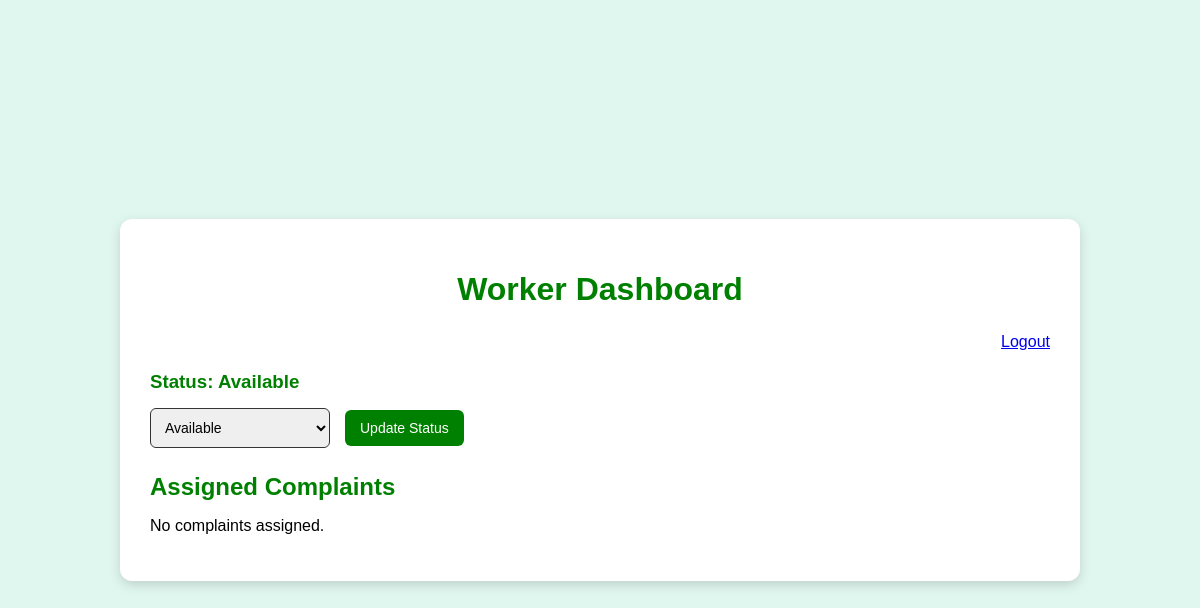
Page /worker-dashboard/ (signed in) on the earlier database version.
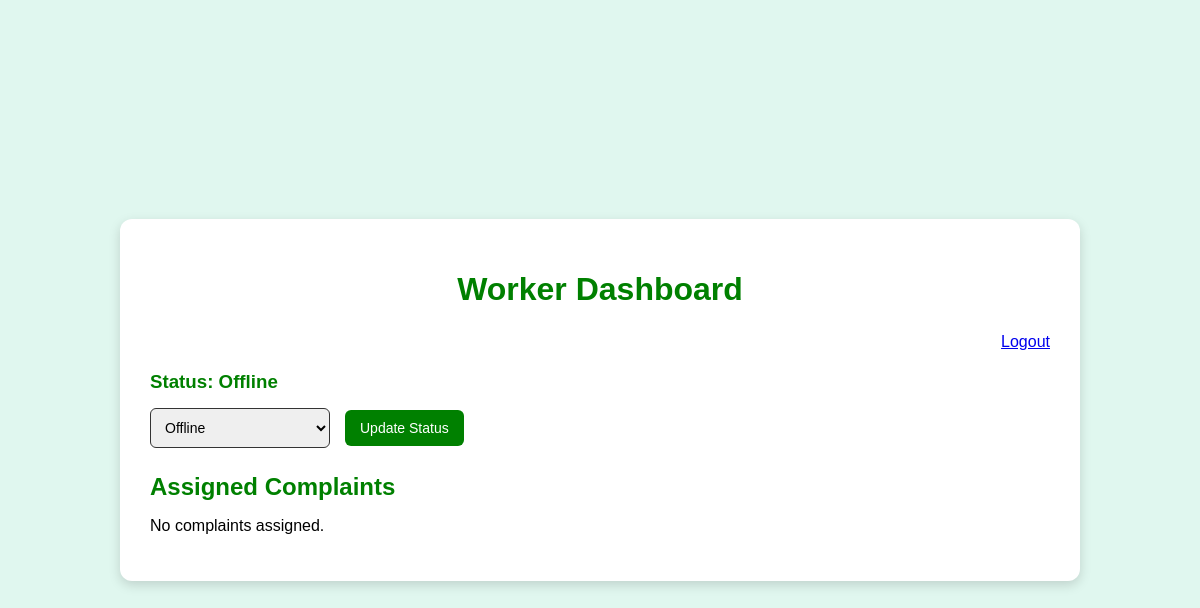
Same page on the later database version.
### fixitnow/models.py (models this page shows, shortened)
class WorkerProfile(models.Model):
    STATUS_CHOICES = (
        ('Available', 'Available'),
        ('Busy', 'Busy'),
        ('Offline', 'Offline'),
    )
    user = models.OneToOneField(CustomUser, on_delete=models.CASCADE, limit_choices_to={'role': 'worker'})
    title = models.CharField(max_length=100)
    status = models.CharField(max_length=20, choices=STATUS_CHOICES, default='Available')

### fixitnow/views.py (the view)
# urls.py: path("worker-dashboard/", views.worker_dashboard, name="worker_dashboard"),
@login_required(login_url="login")
def worker_dashboard(request):
    if request.user.role != 'worker':
        return HttpResponseForbidden("You are not authorized to view this page.")
    profile, created = WorkerProfile.objects.get_or_create(user=request.user)
    if request.method == "POST":
        status = request.POST.get("status")
        if status in ["Available", "Busy", "Offline"]:
            profile.status = status
            profile.save()
    complaints = Complaint.objects.filter(assigned_worker=request.user).order_by('-created_at')
    return render(request, "worker_dashboard.html", {"complaints": complaints, "profile": profile})

### templates/worker_dashboard.html (shortened to what this page needs)
{% load static %}
<!DOCTYPE html>
<html lang="en">
<head>
</head>
<body>
    <div class="dashboard">
        <h1>Worker Dashboard</h1>
        <div class="top-buttons">
            <a href="{% url 'logout' %}" class="btn btn-logout">Logout</a>
        </div>
        <h3>Status: {{ profile.status }}</h3>
        <form method="POST">
            <select name="status">
                <option value="Available" {% if profile.status == 'Available' %}selected{% endif %}>Available</option>
                <option value="Offline" {% if profile.status == 'Offline' %}selected{% endif %}>Offline</option>
            </select>
            <button type="submit">Update Status</button>
        </form>
        <h2>Assigned Complaints</h2>
        {% for complaint in complaints %}
            <div class="complaint {% if complaint.status == 'Resolved' %}resolved{% endif %}">
                <h4>{{ complaint.title }}</h4>
                <p>{{ complaint.description }}</p>
                <p>Status: {% if complaint.status == 'Resolved' %}Resolved ✅{% else %}Pending ⏳{% endif %}</p>
                {% if complaint.status != 'Resolved' %}
                    <a href="{% url 'mark_resolved' complaint.id %}">Mark as Resolved</a>
                {% endif %}
            </div>
        {% empty %}
            <p>No complaints assigned.</p>
        {% endfor %}
    </div>
</body>
</html>

Differences in the rows shown:
changed WorkerProfile: status "Available" → "Offline"
